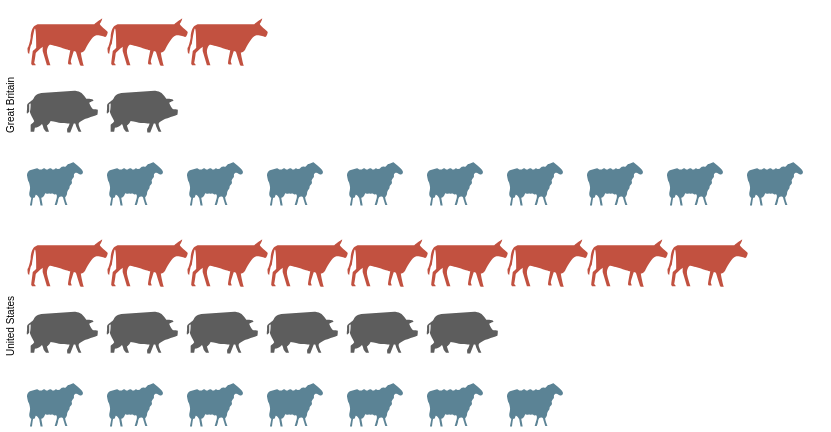

Write the Vega-Lite specification saved for this chart.
### Vega specification from a JSON file in a GitHub repository (floating-point values rounded to 4 significant figures)
{"$schema": "https://vega.github.io/schema/vega/v6.json", "background": "white", "padding": 5, "data": [{"name": "source_0", "values": [{"country": "Great Britain", "animal": "cattle", "col": 3}, {"country": "Great Britain", "animal": "cattle", "col": 2}, {"country": "Great Britain", "animal": "cattle", "col": 1}, {"country": "Great Britain", "animal": "pigs", "col": 2}, {"country": "Great Britain", "animal": "pigs", "col": 1}, {"country": "Great Britain", "animal": "sheep", "col": 10}, {"country": "Great Britain", "animal": "sheep", "col": 9}, {"country": "Great Britain", "animal": "sheep", "col": 8}, {"country": "Great Britain", "animal": "sheep", "col": 7}, {"country": "Great Britain", "animal": "sheep", "col": 6}, {"country": "Great Britain", "animal": "sheep", "col": 5}, {"country": "Great Britain", "animal": "sheep", "col": 4}, {"country": "Great Britain", "animal": "sheep", "col": 3}, {"country": "Great Britain", "animal": "sheep", "col": 2}, {"country": "Great Britain", "animal": "sheep", "col": 1}, {"country": "United States", "animal": "cattle", "col": 9}, {"country": "United States", "animal": "cattle", "col": 8}, {"country": "United States", "animal": "cattle", "col": 7}, {"country": "United States", "animal": "cattle", "col": 6}, {"country": "United States", "animal": "cattle", "col": 5}, {"country": "United States", "animal": "cattle", "col": 4}, {"country": "United States", "animal": "cattle", "col": 3}, {"country": "United States", "animal": "cattle", "col": 2}, {"country": "United States", "animal": "cattle", "col": 1}, {"country": "United States", "animal": "pigs", "col": 6}, {"country": "United States", "animal": "pigs", "col": 5}, {"country": "United States", "animal": "pigs", "col": 4}, {"country": "United States", "animal": "pigs", "col": 3}, {"country": "United States", "animal": "pigs", "col": 2}, {"country": "United States", "animal": "pigs", "col": 1}, {"country": "United States", "animal": "sheep", "col": 7}, {"country": "United States", "animal": "sheep", "col": 6}, {"country": "United States", "animal": "sheep", "col": 5}, {"country": "United States", "animal": "sheep", "col": 4}, {"country": "United States", "animal": "sheep", "col": 3}, {"country": "United States", "animal": "sheep", "col": 2}, {"country": "United States", "animal": "sheep", "col": 1}]}, {"name": "row_domain", "source": "source_0", "transform": [{"type": "aggregate", "groupby": ["country"]}]}], "signals": [{"name": "child_width", "value": 800}, {"name": "child_height", "value": 200}], "layout": {"padding": 20, "columns": 1, "bounds": "full", "align": "all"}, "marks": [{"name": "row_header", "type": "group", "role": "row-header", "from": {"data": "row_domain"}, "sort": {"field": "datum[\"country\"]", "order": "ascending"}, "title": {"text": {"signal": "isValid(parent[\"country\"]) ? parent[\"country\"] : \"\"+parent[\"country\"]"}, "orient": "left", "style": "guide-label", "frame": "group", "offset": 10}, "encode": {"update": {"height": {"signal": "child_height"}}}}, {"name": "cell", "type": "group", "style": "cell", "from": {"facet": {"name": "facet", "data": "source_0", "groupby": ["country"]}}, "sort": {"field": ["datum[\"country\"]"], "order": ["ascending"]}, "encode": {"update": {"width": {"signal": "child_width"}, "height": {"signal": "child_height"}}}, "marks": [{"name": "child_marks", "type": "symbol", "style": ["point"], "from": {"data": "facet"}, "encode": {"update": {"opacity": {"value": 1}, "fill": {"scale": "color", "field": "animal"}, "ariaRoleDescription": {"value": "point"}, "description": {"signal": "\"col: \" + (isValid(datum[\"col\"]) ? isArray(datum[\"col\"]) ? join(datum[\"col\"], ' ') : datum[\"col\"] : \"\"+datum[\"col\"]) + \"; animal: \" + (isValid(datum[\"animal\"]) ? isArray(datum[\"animal\"]) ? join(datum[\"animal\"], ' ') : datum[\"animal\"] : \"\"+datum[\"animal\"])"}, "x": {"scale": "x", "field": "col"}, "y": {"scale": "y", "field": "animal"}, "size": {"value": 200}, "shape": {"scale": "shape", "field": "animal"}}}}]}], "scales": [{"name": "x", "type": "point", "domain": {"data": "source_0", "field": "col", "sort": true}, "range": [0, {"signal": "child_width"}], "padding": 0.5}, {"name": "y", "type": "point", "domain": {"data": "source_0", "field": "animal", "sort": true}, "range": [0, {"signal": "child_height"}], "padding": 0.5}, {"name": "color", "type": "ordinal", "domain": ["person", "cattle", "pigs", "sheep"], "range": ["rgb(162,160,152)", "rgb(194,81,64)", "rgb(93,93,93)", "rgb(91,131,149)"]}, {"name": "shape", "type": "ordinal", "domain": ["person", "cattle", "pigs", "sheep"], "range": ["M1.7 -1.7h-0.8c0.3 -0.2 0.6 -0.5 0.6 -0.9c0 -0.6 -0.4 -1 -1 -1c-0.6 0 -1 0.4 -1 1c0 0.4 0.2 0.7 0.6 0.9h-0.8c-0.4 0 -0.7 0.3 -0.7 0.6v1.9c0 0.3 0.3 0.6 0.6 0.6h0.2c0 0 0 0.1 0 0.1v1.9c0 0.3 0.2 0.6 0.3 0.6h1.3c0.2 0 0.3 -0.3 0.3 -0.6v-1.8c0 0 0 -0.1 0 -0.1h0.2c0.3 0 0.6 -0.3 0.6 -0.6v-2c0.2 -0.3 -0.1 -0.6 -0.4 -0.6z", "M4 -2c0 0 0.9 -0.7 1.1 -0.8c0.1 -0.1 -0.1 0.5 -0.3 0.7c-0.2 0.2 1.1 1.1 1.1 1.2c0 0.2 -0.2 0.8 -0.4 0.7c-0.1 0 -0.8 -0.3 -1.3 -0.2c-0.5 0.1 -1.3 1.6 -1.5 2c-0.3 0.4 -0.6 0.4 -0.6 0.4c0 0.1 0.3 1.7 0.4 1.8c0.1 0.1 -0.4 0.1 -0.5 0c0 0 -0.6 -1.9 -0.6 -1.9c-0.1 0 -0.3 -0.1 -0.3 -0.1c0 0.1 -0.5 1.4 -0.4 1.6c0.1 0.2 0.1 0.3 0.1 0.3c0 0 -0.4 0 -0.4 0c0 0 -0.2 -0.1 -0.1 -0.3c0 -0.2 0.3 -1.7 0.3 -1.7c0 0 -2.8 -0.9 -2.9 -0.8c-0.2 0.1 -0.4 0.6 -0.4 1c0 0.4 0.5 1.9 0.5 1.9l-0.5 0l-0.6 -2l0 -0.6c0 0 -1 0.8 -1 1c0 0.2 -0.2 1.3 -0.2 1.3c0 0 0.3 0.3 0.2 0.3c0 0 -0.5 0 -0.5 0c0 0 -0.2 -0.2 -0.1 -0.4c0 -0.1 0.2 -1.6 0.2 -1.6c0 0 0.5 -0.4 0.5 -0.5c0 -0.1 0 -2.7 -0.2 -2.7c-0.1 0 -0.4 2 -0.4 2c0 0 0 0.2 -0.2 0.5c-0.1 0.4 -0.2 1.1 -0.2 1.1c0 0 -0.2 -0.1 -0.2 -0.2c0 -0.1 -0.1 -0.7 0 -0.7c0.1 -0.1 0.3 -0.8 0.4 -1.4c0 -0.6 0.2 -1.3 0.4 -1.5c0.1 -0.2 0.6 -0.4 0.6 -0.4z", "M1.2 -2c0 0 0.7 0 1.2 0.5c0.5 0.5 0.4 0.6 0.5 0.6c0.1 0 0.7 0 0.8 0.1c0.1 0 0.2 0.2 0.2 0.2c0 0 -0.6 0.2 -0.6 0.3c0 0.1 0.4 0.9 0.6 0.9c0.1 0 0.6 0 0.6 0.1c0 0.1 0 0.7 -0.1 0.7c-0.1 0 -1.2 0.4 -1.5 0.5c-0.3 0.1 -1.1 0.5 -1.1 0.7c-0.1 0.2 0.4 1.2 0.4 1.2l-0.4 0c0 0 -0.4 -0.8 -0.4 -0.9c0 -0.1 -0.1 -0.3 -0.1 -0.3l-0.2 0l-0.5 1.3l-0.4 0c0 0 -0.1 -0.4 0 -0.6c0.1 -0.1 0.3 -0.6 0.3 -0.7c0 0 -0.8 0 -1.5 -0.1c-0.7 -0.1 -1.2 -0.3 -1.2 -0.2c0 0.1 -0.4 0.6 -0.5 0.6c0 0 0.3 0.9 0.3 0.9l-0.4 0c0 0 -0.4 -0.5 -0.4 -0.6c0 -0.1 -0.2 -0.6 -0.2 -0.5c0 0 -0.4 0.4 -0.6 0.4c-0.2 0.1 -0.4 0.1 -0.4 0.1c0 0 -0.1 0.6 -0.1 0.6l-0.5 0l0 -1c0 0 0.5 -0.4 0.5 -0.5c0 -0.1 -0.7 -1.2 -0.6 -1.4c0.1 -0.1 0.1 -1.1 0.1 -1.1c0 0 -0.2 0.1 -0.2 0.1c0 0 0 0.9 0 1c0 0.1 -0.2 0.3 -0.3 0.3c-0.1 0 0 -0.5 0 -0.9c0 -0.4 0 -0.4 0.2 -0.6c0.2 -0.2 0.6 -0.3 0.8 -0.8c0.3 -0.5 1 -0.6 1 -0.6z", "M-4.1 -0.5c0.2 0 0.2 0.2 0.5 0.2c0.3 0 0.3 -0.2 0.5 -0.2c0.2 0 0.2 0.2 0.4 0.2c0.2 0 0.2 -0.2 0.5 -0.2c0.2 0 0.2 0.2 0.4 0.2c0.2 0 0.2 -0.2 0.4 -0.2c0.1 0 0.2 0.2 0.4 0.1c0.2 0 0.2 -0.2 0.4 -0.3c0.1 0 0.1 -0.1 0.4 0c0.3 0 0.3 -0.4 0.6 -0.4c0.3 0 0.6 -0.3 0.7 -0.2c0.1 0.1 1.4 1 1.3 1.4c-0.1 0.4 -0.3 0.3 -0.4 0.3c-0.1 0 -0.5 -0.4 -0.7 -0.2c-0.3 0.2 -0.1 0.4 -0.2 0.6c-0.1 0.1 -0.2 0.2 -0.3 0.4c0 0.2 0.1 0.3 0 0.5c-0.1 0.2 -0.3 0.2 -0.3 0.5c0 0.3 -0.2 0.3 -0.3 0.6c-0.1 0.2 0 0.3 -0.1 0.5c-0.1 0.2 -0.1 0.2 -0.2 0.3c-0.1 0.1 0.3 1.1 0.3 1.1l-0.3 0c0 0 -0.3 -0.9 -0.3 -1c0 -0.1 -0.1 -0.2 -0.3 -0.2c-0.2 0 -0.3 0.1 -0.4 0.4c0 0.3 -0.2 0.8 -0.2 0.8l-0.3 0l0.3 -1c0 0 0.1 -0.6 -0.2 -0.5c-0.3 0.1 -0.2 -0.1 -0.4 -0.1c-0.2 -0.1 -0.3 0.1 -0.4 0c-0.2 -0.1 -0.3 0.1 -0.5 0c-0.2 -0.1 -0.1 0 -0.3 0.3c-0.2 0.3 -0.4 0.3 -0.4 0.3l0.2 1.1l-0.3 0l-0.2 -1.1c0 0 -0.4 -0.6 -0.5 -0.4c-0.1 0.3 -0.1 0.4 -0.3 0.4c-0.1 -0.1 -0.2 1.1 -0.2 1.1l-0.3 0l0.2 -1.1c0 0 -0.3 -0.1 -0.3 -0.5c0 -0.3 0.1 -0.5 0.1 -0.7c0.1 -0.2 -0.1 -1 -0.2 -1.1c-0.1 -0.2 -0.2 -0.8 -0.2 -0.8c0 0 -0.1 -0.5 0.4 -0.8z"]}], "config": {"style": {"cell": {"stroke": ""}}}}
